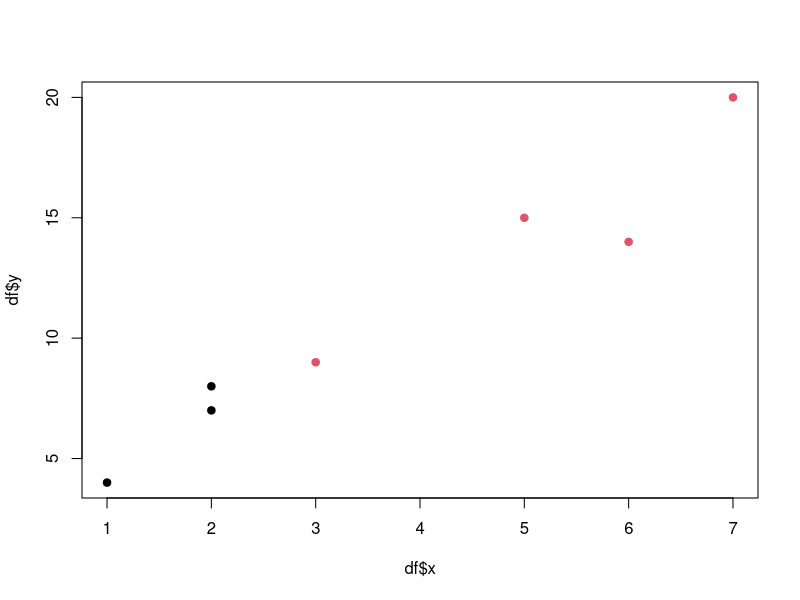
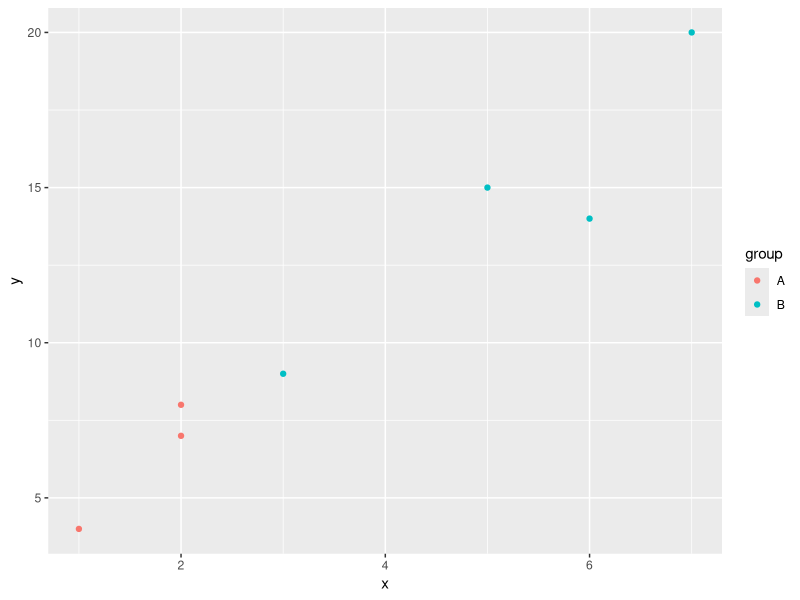
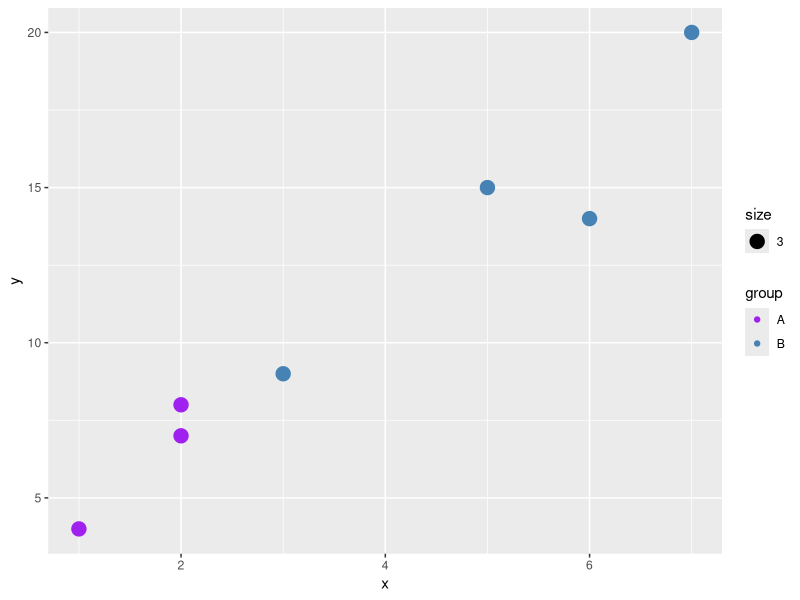

The R source for these figures, in order:
# create data frame
df <- data.frame(x=c(1, 2, 2, 3, 5, 6, 7),
                 y=c(4, 8, 7, 9, 15, 14, 20),
                 group=c('A', 'A', 'A', 'B', 'B', 'B', 'B'))

# view data frame
df

# scatter plot by group in base R
# create scatterplot with points colored by group
plot(df$x, df$y, col=as.factor(df$group), pch=19)

# scatter plot by group in ggplot2
library("ggplot2")

# create scatterplot with points colored by group
ggplot(df, aes(x, y)) +
  geom_point(aes(color=group))

library("ggplot2")

# create scatterplot with points colored by froup
ggplot(df, aes(x, y))+
  geom_point(aes(color=group, size = 3))+
  scale_color_manual(values = c("purple", "steelblue"))
  
